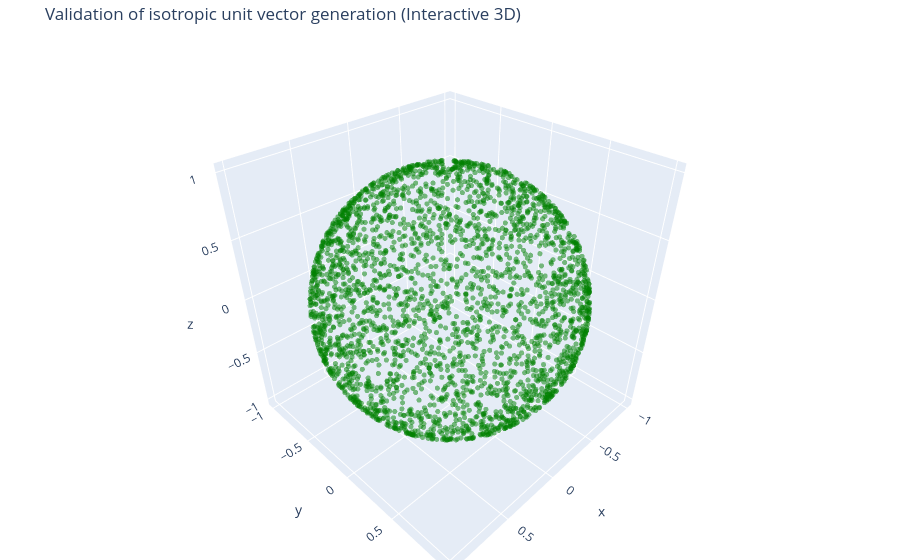

Notebook source saved alongside this figure:
### Code cell
x,y,z = isotropic_unit_vectors(3000)

fig = go.Figure(data=[go.Scatter3d(
    x=x,
    y=y,
    z=z,
    mode="markers",
    marker=dict(size=3, color='green', opacity=0.5)
)])
fig.update_layout(title='Validation of isotropic unit vector generation (Interactive 3D)',
    scene=dict(
        xaxis_title='x',
        yaxis_title='y',
        zaxis_title='z',
        aspectmode='cube'
    ),
    margin=dict(l=0, r=0, t=40, b=0)
)
fig.show()

### Figure 1 — Plotly figure (JSON) as saved in the notebook; plotly's stock layout.template omitted (floating-point values rounded to 4 significant figures; data arrays with more than 128 entries replaced by an {"elided": "..."} marker saying what was removed)
{"data": [{"marker": {"color": "green", "opacity": 0.5, "size": 3}, "mode": "markers", "type": "scatter3d", "x": {"elided": "3000 float values"}, "y": {"elided": "3000 float values"}, "z": {"elided": "3000 float values"}}], "layout": {"margin": {"b": 0, "l": 0, "r": 0, "t": 40}, "scene": {"aspectmode": "cube", "xaxis": {"title": {"text": "x"}}, "yaxis": {"title": {"text": "y"}}, "zaxis": {"title": {"text": "z"}}}, "title": {"text": "Validation of isotropic unit vector generation (Interactive 3D)"}}}
